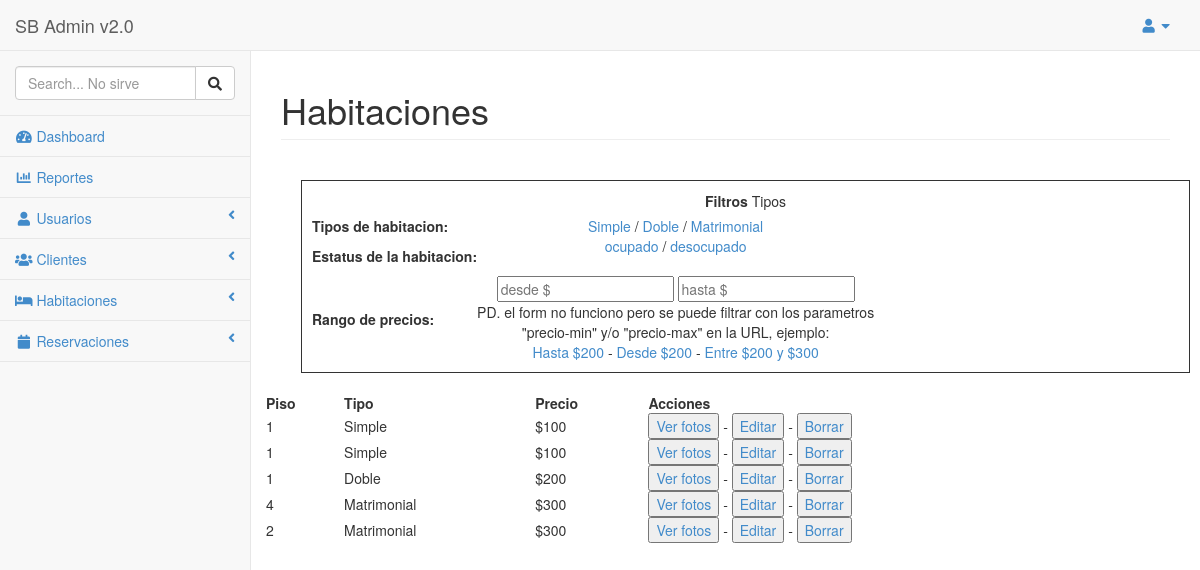
Page /index.php?action=lista-habitaciones (signed in) on the committed database.
### tables this page shows
CREATE TABLE `practica_06_habitaciones` (
  `id` int(11) NOT NULL AUTO_INCREMENT,
  `piso` int(11) DEFAULT NULL,
  `tipo` int(11) DEFAULT NULL,
  `precio` double DEFAULT NULL,
  `estatus` int(11) NOT NULL COMMENT 'Desocupado, Ocupado',
  PRIMARY KEY (`id`)
);

CREATE TABLE `practica_06_tipo_habitaciones` (
  `id` int(11) NOT NULL AUTO_INCREMENT,
  `categoria` varchar(200) DEFAULT NULL,
  PRIMARY KEY (`id`)
);

### index.php (called while the page is built, shortened)
<?php
require_once "enlaces.php";
require_once "controllers/Nucleo.php";
$mvc = new Nucleo();
$mvc -> init_all_ctrlrs();
$mvc -> init_layout();
?>

### enlaces.php (called while the page is built, shortened)
<?php
class Enlaces {
	public static function enlacesPaginasModel($enlaces){
		if(
			$enlaces == "registrar-usuario" ||
			$enlaces == "editar-usuario" ||
			$enlaces == "lista-usuarios" ||
			$enlaces == "registrar-cliente" ||
			$enlaces == "editar-cliente" ||
			$enlaces == "lista-clientes" ||
			$enlaces == "registrar-habitacion" ||
			$enlaces == "editar-habitacion" ||
			$enlaces == "lista-habitaciones" ||
			$enlaces == "ver-fotos" ||
			$enlaces == "hacer-reservacion" ||
			$enlaces == "editar-reservacion" ||
			$enlaces == "borrar-reservacion" ||
			$enlaces == "lista-reservaciones" ||
			$enlaces == "dashboard" ||
			$enlaces == "reportes"
		){
			if($enlaces == "ingresar-usuario"){
			} else {
				$module =  "views/modules/".$enlaces.".php";
			}
		} else if($enlaces == "index"){
			$module =  "views/modules/dashboard.php";
			Nucleo::require_session();
		}
		return $module;
	}
}
?>

### models/Conexion.php (called while the page is built)
<?php
class Conexion{
	public static function conectar(){
		$link = new PDO("mysql:host=localhost;dbname=taw_1430272","root","root");
		return $link;
	}
}
?>

### models/modules/HabitacionesModel.php (called while the page is built, shortened)
<?php
class HabitacionesModel extends Conexion{
	public static function mostrar_habitaciones($tabla_1, $tabla_2){
		if(isset($_GET["filtrar-disponibilidad"])){
			if($_GET["filtrar-disponibilidad"]=="0"){
				$filtro_estatus = " AND t1.estatus = '0' ";
			}
			if($_GET["filtrar-disponibilidad"]=="1"){
				$filtro_estatus = " AND t1.estatus = '1' ";
			}
		} else {
			$filtro_estatus = "";
		}
		if(isset($_GET["filtrar-tipo"])){
			if($_GET["filtrar-tipo"]=="1"){
				$filtro_tipo = " AND t2.id = '1' ";
			}
			if($_GET["filtrar-tipo"]=="2"){
				$filtro_tipo = " AND t2.id = '2' ";
			}
			if($_GET["filtrar-tipo"]=="3"){
				$filtro_tipo = " AND t2.id = '3' ";
			}
		} else {
			$filtro_tipo = "";
		}
		if(isset($_GET["precio-min"])){
			$filtro_precio = " AND t1.precio >= '".$_GET["precio-min"]."' ";
		} else if(isset($_GET["precio-max"])){
			$filtro_precio = " AND t1.precio <= '".$_GET["precio-max"]."' ";
		} else if(isset($_GET["precio-min"]) && isset($_GET["precio-max"])){
			$filtro_precio = " AND t1.precio BETWEEN '".$_GET["precio-min"]."' AND '".$_GET["precio-max"]."' ";
		} else {
			$filtro_precio = "";
		}
		$stmt = Conexion::conectar()->prepare("SELECT t1.*, t1.id as t1_id, t2.id as t2_id, t2.categoria as categoria
		FROM $tabla_1 AS t1, $tabla_2 AS t2 WHERE t1.tipo = t2.id $filtro_estatus $filtro_tipo $filtro_precio ");
		$stmt->execute();
		return $stmt->fetchAll();
	}
} ?>

### controllers/modules/HabitacionesController.php (the view, shortened to what this page needs)
<?php Class HabitacionesController {
	public function mostrar_habitaciones(){
		$respuesta = HabitacionesModel::mostrar_habitaciones("practica_06_habitaciones","practica_06_tipo_habitaciones");
		foreach($respuesta as $row => $item){
		echo'<tr>
				<td>'.$item["piso"].'</td>
				<td>'.$item["categoria"].'</td>
				<td>$'.$item["precio"].'</td>
				<td><a href="index.php?action=ver-fotos&id='.$item["id"].'"><button>Ver fotos</button></a> - <a href="index.php?action=editar-habitacion&id='.$item["id"].'"><button>Editar</button></a> - <a href="index.php?action=lista-habitaciones&idBorrar='.$item["id"].'"><button>Borrar</button></a></td>
			</tr>';
		}
	}
}

### controllers/Nucleo.php (shortened to what this page needs)
<?php
class Nucleo {
	public function init_layout(){
		include "themes/"._theme_."/layout.php";
			if(isset($_GET['action'])  && $_GET['action']=="ingresar-usuario"){ echo view_head(); echo view_login(); echo view_foot(); } else {
				echo view_head(); echo view_general(); echo view_foot();
			}
	}
	public static function enlacesPaginasController(){
		if(isset( $_GET['action'])){
				$enlaces = $_GET['action'];
		} else {
			$enlaces = "dashboard";
		}
		if(isset($_GET['action'])  && $_GET['action']=="ingresar-usuario"){ echo view_head(); echo view_login(); echo view_foot(); } else {
			$respuesta = Enlaces::enlacesPaginasModel($enlaces);
			include $respuesta;
		}
	}
	public static function Ruteador(){
		return self::enlacesPaginasController();
	}
} ?>

### themes/sb-admin/layout.php (shortened to what this page needs)
<?php function view_head(){ ?>
<!DOCTYPE html>
<html>
<head>
    <link href="themes/sb-admin/assets/css/bootstrap.min.css" rel="stylesheet">
	<link rel="stylesheet" href="https://use.fontawesome.com/releases/v5.8.2/css/all.css">
    <link href="themes/sb-admin/assets/css/sb-admin.css" rel="stylesheet">
	<link rel="stylesheet" type="text/css" href="https://cdn.datatables.net/v/bs/jqc-1.12.4/dt-1.10.18/b-1.5.6/b-html5-1.5.6/r-2.2.2/datatables.min.css"/>
</head>
<body>
<?php } function view_login(){ ?>
    <div class="container">
        <div class="row">
            <div class="col-md-4 col-md-offset-4">
                <div class="login-panel panel panel-default">
                    <div class="panel-heading">
                        <h3 class="panel-title">Please Sign In</h3>
                    </div>
                    <div class="panel-body">
                        <form role="form"method="post">
                            <fieldset>
                                <div class="form-group">
                                    <input class="form-control" placeholder="Nombre de usuario" name="username" type="text" required value="admin">
                                </div>
                                <div class="form-group">
                                    <input class="form-control" placeholder="Password" name="password" type="password" value="" autofocus required>
                                </div>
                                <input type="submit" class="btn btn-lg btn-success btn-block" value="Ingresar">
                            </fieldset>
                        </form>
                    </div>
                </div>
            </div>
        </div>
    </div>
<?php
$ingreso = new UsuariosController();
$ingreso -> ingresoUsuarioController();
?>
<?php } ?>
<?php function view_general(){ ?>
    <div id="wrapper">
        <nav class="navbar navbar-default navbar-fixed-top" role="navigation" style="margin-bottom: 0">
            <div class="navbar-header">
                <a class="navbar-brand" href="./">SB Admin v2.0</a>
            </div>
            <ul class="nav navbar-top-links navbar-right">
                <li class="dropdown">
                    <a class="dropdown-toggle" data-toggle="dropdown" href="#">
                        <i class="fa fa-user fa-fw"></i>  <i class="fa fa-caret-down"></i>
                    </a>
                </li>
            </ul>
            <div class="navbar-default navbar-static-side" role="navigation">
                <div class="sidebar-collapse">
                    <ul class="nav" id="side-menu">
                        <li class="sidebar-search">
                            <div class="input-group custom-search-form">
                                <input type="text" class="form-control" placeholder="Search... No sirve">
                                <span class="input-group-btn">
                                <button class="btn btn-default" type="button">
                                    <i class="fa fa-search"></i>
                                </button>
                            </span>
                            </div>
                        </li>
                        <li>
                            <a href="./"><i class="fa fa-tachometer-alt fa-fw"></i> Dashboard</a>
                        </li>
                        <li>
                            <a href="index.php?action=reportes"><i class="fa fa-chart-bar fa-fw"></i> Reportes</a>
                        </li>
                        <li>
                            <a href="#"><i class="fa fa-user fa-fw"></i> Usuarios<span class="fa arrow"></span></a>
                        </li>
                        <li>
                            <a href="#"><i class="fa fa-users fa-fw"></i> Clientes<span class="fa arrow"></span></a>
                        </li>
                        <li>
                            <a href="#"><i class="fa fa-bed fa-fw"></i> Habitaciones<span class="fa arrow"></span></a>
                        </li>
                        <li>
                            <a href="#"><i class="fa fa-calendar fa-fw"></i> Reservaciones<span class="fa arrow"></span></a>
                        </li>
                    </ul>
                </div>
            </div>
        </nav>
        <div id="page-wrapper">
            <div class="row">
				<?php Nucleo::Ruteador(); ?>
            </div>
        </div>
    </div>
<?php }
function view_foot(){
?>
</body>
</html>
<?php } ?>

### views/modules/lista-habitaciones.php (shortened to what this page needs)
               <div class="col-lg-12">
                   <h1 class="page-header">Habitaciones</h1>
               </div>
			<div class="col-lg-12">
				<div style="border:1px solid; width:100%; padding:10px; text-align:center; margin: 20px;"><label>Filtros</label>
					Tipos
					<table>
						  <tr>
							<th>Tipos de habitacion: </th>
							<td><a href="index.php?action=lista-habitaciones&filtrar-tipo=1">Simple</a> / <a href="index.php?action=lista-habitaciones&filtrar-tipo=2">Doble</a> / <a href="index.php?action=lista-habitaciones&filtrar-tipo=3">Matrimonial</a></td>
						  </tr>
						  <tr>
							<th>Estatus de la habitacion: </th>
							<td><a href="index.php?action=lista-habitaciones&filtrar-disponibilidad=1">ocupado</a> / <a href="index.php?action=lista-habitaciones&filtrar-disponibilidad=0">desocupado</a><br>&nbsp;</td>
						  </tr>
						  <tr>
							<th>Rango de precios: </th>
							<td>
								<form  action="index.php?action=lista-habitaciones" method="post">
									<input type="text" name="precio-min" placeholder="desde $">
									<input type="text" name="precio-max" placeholder="hasta $">
								</form>
								PD. el form no funciono pero se puede filtrar con los parametros <br> "precio-min" y/o "precio-max" en la URL, ejemplo:
								<br><a href="index.php?action=lista-habitaciones&precio-max=200">Hasta $200</a> -
								<a href="index.php?action=lista-habitaciones&precio-min=200">Desde $200</a> -
								<a href="index.php?action=lista-habitaciones&precio-min=200&precio-max=300">Entre $200 y $300</a>
							</td>
						  </tr>
					</table>
				</div>
			</div>
<table class="dTables display" style="width:100%">
	<thead>
		<tr>
			<th>Piso</th>
			<th>Tipo</th>
			<th>Precio</th>
			<th>Acciones</th>
		</tr>
	</thead>
	<tbody>
		<?php
		$vistaUsuario = new HabitacionesController();
		$vistaUsuario -> mostrar_habitaciones();
		?>
	</tbody>
</table>

### themes/sb-admin/assets/css/sb-admin.css (style rules this page uses)
body { padding-top: 100px; background-color: #f8f8f8; }
@media (min-width:768px) { body { padding-top: 50px; } }
#wrapper { width: 100%; }
#page-wrapper { padding: 0 15px; min-height: 568px; background-color: #fff; }
@media (min-width:768px) { #page-wrapper { position: inherit; margin: 0 0 0 250px; padding: 0 30px; min-height: 1300px; border-left: 1px solid #e7e7e7; } }
.navbar-top-links li { display: inline-block; }
.navbar-top-links li:last-child { margin-right: 15px; }
.navbar-top-links li a { padding: 15px; min-height: 50px; }
.navbar-static-side ul li { border-bottom: 1px solid #e7e7e7; }
.sidebar-search { padding: 15px; }
.arrow { float: right; }
.fa.arrow:before { content: "\f104"; }
@media (min-width:768px) { .navbar-static-side { z-index: 1; position: absolute; width: 250px; margin-top: 51px; } }

### rows in the picture
practica_06_habitaciones: piso "1", practica_06_tipo_habitaciones.categoria "Simple", precio "100"
practica_06_habitaciones: piso "1", practica_06_tipo_habitaciones.categoria "Simple", precio "100"
practica_06_habitaciones: piso "1", practica_06_tipo_habitaciones.categoria "Doble", precio "200"
practica_06_habitaciones: piso "4", practica_06_tipo_habitaciones.categoria "Matrimonial", precio "300"
practica_06_habitaciones: piso "2", practica_06_tipo_habitaciones.categoria "Matrimonial", precio "300"
